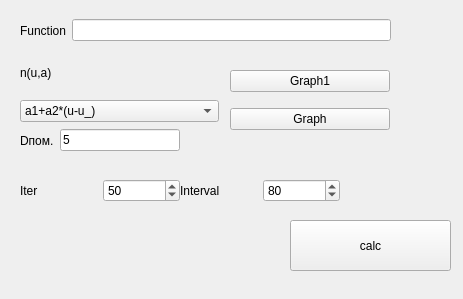
<?xml version="1.0" encoding="UTF-8"?>
<ui version="4.0">
 <class>Form</class>
 <widget class="QWidget" name="Form">
  <property name="geometry">
   <rect>
    <x>0</x>
    <y>0</y>
    <width>463</width>
    <height>299</height>
   </rect>
  </property>
  <property name="windowTitle">
   <string>Form</string>
  </property>
  <widget class="QWidget" name="verticalLayoutWidget">
   <property name="geometry">
    <rect>
     <x>20</x>
     <y>51</y>
     <width>199</width>
     <height>71</height>
    </rect>
   </property>
   <layout class="QVBoxLayout" name="verticalLayout">
    <item>
     <widget class="QLabel" name="label">
      <property name="text">
       <string>n(u,a)</string>
      </property>
     </widget>
    </item>
    <item>
     <widget class="QComboBox" name="function_type">
      <item>
       <property name="text">
        <string>a1+a2*(u-u_)</string>
       </property>
      </item>
      <item>
       <property name="text">
        <string>a1+a2*u1+a2*u2</string>
       </property>
      </item>
      <item>
       <property name="text">
        <string>nu+a1(u1-u1_)+a2(u2-u2_)</string>
       </property>
      </item>
     </widget>
    </item>
   </layout>
  </widget>
  <widget class="QWidget" name="horizontalLayoutWidget">
   <property name="geometry">
    <rect>
     <x>20</x>
     <y>120</y>
     <width>160</width>
     <height>41</height>
    </rect>
   </property>
   <layout class="QHBoxLayout" name="horizontalLayout">
    <item>
     <widget class="QLabel" name="label_2">
      <property name="text">
       <string>Dпом.</string>
      </property>
     </widget>
    </item>
    <item>
     <widget class="QLineEdit" name="hid_disp">
      <property name="text">
       <string>5</string>
      </property>
     </widget>
    </item>
   </layout>
  </widget>
  <widget class="QWidget" name="horizontalLayoutWidget_2">
   <property name="geometry">
    <rect>
     <x>20</x>
     <y>160</y>
     <width>160</width>
     <height>61</height>
    </rect>
   </property>
   <layout class="QHBoxLayout" name="horizontalLayout_2">
    <item>
     <widget class="QLabel" name="label_3">
      <property name="text">
       <string>Iter</string>
      </property>
     </widget>
    </item>
    <item>
     <widget class="QSpinBox" name="iter_count">
      <property name="maximum">
       <number>200</number>
      </property>
      <property name="value">
       <number>50</number>
      </property>
     </widget>
    </item>
   </layout>
  </widget>
  <widget class="QWidget" name="horizontalLayoutWidget_3">
   <property name="geometry">
    <rect>
     <x>180</x>
     <y>160</y>
     <width>160</width>
     <height>61</height>
    </rect>
   </property>
   <layout class="QHBoxLayout" name="horizontalLayout_3">
    <item>
     <widget class="QLabel" name="label_4">
      <property name="text">
       <string>Interval</string>
      </property>
     </widget>
    </item>
    <item>
     <widget class="QSpinBox" name="interval_len">
      <property name="maximum">
       <number>500</number>
      </property>
      <property name="value">
       <number>80</number>
      </property>
     </widget>
    </item>
   </layout>
  </widget>
  <widget class="QWidget" name="verticalLayoutWidget_2">
   <property name="geometry">
    <rect>
     <x>230</x>
     <y>60</y>
     <width>160</width>
     <height>80</height>
    </rect>
   </property>
   <layout class="QVBoxLayout" name="verticalLayout_2">
    <item>
     <widget class="QPushButton" name="pushButton">
      <property name="text">
       <string>Graph1</string>
      </property>
     </widget>
    </item>
    <item>
     <widget class="QPushButton" name="pushButton_2">
      <property name="text">
       <string>Graph</string>
      </property>
     </widget>
    </item>
   </layout>
  </widget>
  <widget class="QPushButton" name="calc_btn">
   <property name="geometry">
    <rect>
     <x>290</x>
     <y>220</y>
     <width>161</width>
     <height>51</height>
    </rect>
   </property>
   <property name="text">
    <string>calc</string>
   </property>
  </widget>
  <widget class="QWidget" name="horizontalLayoutWidget_4">
   <property name="geometry">
    <rect>
     <x>20</x>
     <y>10</y>
     <width>371</width>
     <height>41</height>
    </rect>
   </property>
   <layout class="QHBoxLayout" name="horizontalLayout_4">
    <item>
     <widget class="QLabel" name="label_5">
      <property name="text">
       <string>Function</string>
      </property>
     </widget>
    </item>
    <item>
     <widget class="QLineEdit" name="object_function"/>
    </item>
   </layout>
  </widget>
 </widget>
 <resources/>
 <connections/>
</ui>
